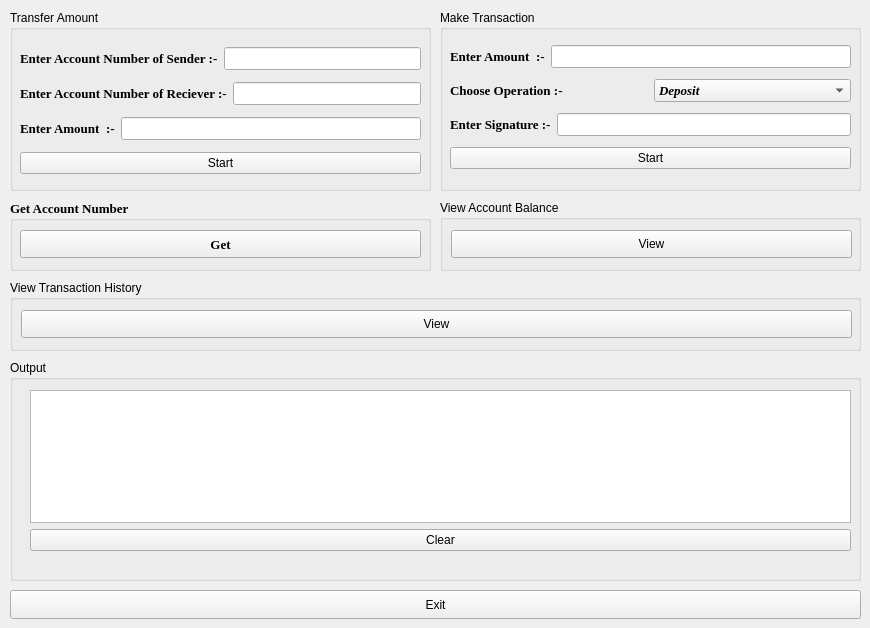
    <widget class="QWidget" name="User">
     <attribute name="title">
      <string>User</string>
     </attribute>
     <widget class="QGroupBox" name="groupBox_7">
      <property name="geometry">
       <rect>
        <x>10</x>
        <y>360</y>
        <width>851</width>
        <height>221</height>
       </rect>
      </property>
      <property name="title">
       <string>Output</string>
      </property>
      <widget class="QWidget" name="layoutWidget_11">
       <property name="geometry">
        <rect>
         <x>20</x>
         <y>30</y>
         <width>821</width>
         <height>161</height>
        </rect>
       </property>
       <layout class="QVBoxLayout" name="verticalLayout_14">
        <item>
         <widget class="QListWidget" name="OutputUser">
          <property name="font">
           <font>
            <family>Times New Roman</family>
            <pointsize>10</pointsize>
            <bold>false</bold>
           </font>
          </property>
          <property name="styleSheet">
           <string notr="true"/>
          </property>
         </widget>
        </item>
        <item>
         <widget class="QPushButton" name="Clear_2">
          <property name="cursor">
           <cursorShape>PointingHandCursor</cursorShape>
          </property>
          <property name="text">
           <string>Clear</string>
          </property>
         </widget>
        </item>
       </layout>
      </widget>
     </widget>
     <widget class="QPushButton" name="ExitButton_3">
      <property name="geometry">
       <rect>
        <x>10</x>
        <y>590</y>
        <width>851</width>
        <height>29</height>
       </rect>
      </property>
      <property name="cursor">
       <cursorShape>PointingHandCursor</cursorShape>
      </property>
      <property name="text">
       <string>Exit</string>
      </property>
     </widget>
     <widget class="QGroupBox" name="groupBox_14">
      <property name="geometry">
       <rect>
        <x>440</x>
        <y>10</y>
        <width>421</width>
        <height>181</height>
       </rect>
      </property>
      <property name="title">
       <string>Make Transaction</string>
      </property>
      <widget class="QWidget" name="layoutWidget">
       <property name="geometry">
        <rect>
         <x>10</x>
         <y>30</y>
         <width>401</width>
         <height>138</height>
        </rect>
       </property>
       <layout class="QVBoxLayout" name="verticalLayout_15">
        <item>
         <layout class="QHBoxLayout" name="horizontalLayout_22">
          <item>
           <widget class="QLabel" name="label_11">
            <property name="font">
             <font>
              <family>Times New Roman</family>
              <pointsize>10</pointsize>
              <italic>false</italic>
              <bold>true</bold>
              <underline>false</underline>
              <strikeout>false</strikeout>
             </font>
            </property>
            <property name="text">
             <string>Enter Amount  :-</string>
            </property>
           </widget>
          </item>
          <item>
           <widget class="QLineEdit" name="Amount_2">
            <property name="font">
             <font>
              <family>Times New Roman</family>
              <pointsize>10</pointsize>
              <bold>false</bold>
             </font>
            </property>
            <property name="styleSheet">
             <string notr="true"/>
            </property>
            <property name="text">
             <string/>
            </property>
           </widget>
          </item>
         </layout>
        </item>
        <item>
         <layout class="QHBoxLayout" name="horizontalLayout_23">
          <item>
           <widget class="QLabel" name="label_23">
            <property name="font">
             <font>
              <family>Times New Roman</family>
              <pointsize>10</pointsize>
              <bold>true</bold>
             </font>
            </property>
            <property name="text">
             <string>Choose Operation :-</string>
            </property>
           </widget>
          </item>
          <item>
           <widget class="QComboBox" name="Operation">
            <property name="font">
             <font>
              <family>Times New Roman</family>
              <pointsize>10</pointsize>
              <italic>true</italic>
              <bold>true</bold>
             </font>
            </property>
            <property name="cursor">
             <cursorShape>PointingHandCursor</cursorShape>
            </property>
            <item>
             <property name="text">
              <string>Deposit</string>
             </property>
            </item>
            <item>
             <property name="text">
              <string>Withdraw</string>
             </property>
            </item>
           </widget>
          </item>
         </layout>
        </item>
        <item>
         <layout class="QHBoxLayout" name="horizontalLayout_29">
          <item>
           <widget class="QLabel" name="label_27">
            <property name="font">
             <font>
              <family>Times New Roman</family>
              <pointsize>10</pointsize>
              <italic>false</italic>
              <bold>true</bold>
              <underline>false</underline>
              <strikeout>false</strikeout>
             </font>
            </property>
            <property name="text">
             <string>Enter Signature :-</string>
            </property>
           </widget>
          </item>
          <item>
           <widget class="QLineEdit" name="Signature">
            <property name="font">
             <font>
              <family>Times New Roman</family>
              <pointsize>10</pointsize>
              <bold>false</bold>
             </font>
            </property>
            <property name="styleSheet">
             <string notr="true"/>
            </property>
            <property name="text">
             <string/>
            </property>
           </widget>
          </item>
         </layout>
        </item>
        <item>
         <widget class="QPushButton" name="StartButton_2">
          <property name="cursor">
           <cursorShape>PointingHandCursor</cursorShape>
          </property>
          <property name="styleSheet">
           <string notr="true"/>
          </property>
          <property name="text">
           <string>Start</string>
          </property>
         </widget>
        </item>
       </layout>
      </widget>
     </widget>
     <widget class="QGroupBox" name="groupBox_16">
      <property name="geometry">
       <rect>
        <x>440</x>
        <y>200</y>
        <width>421</width>
        <height>71</height>
       </rect>
      </property>
      <property name="title">
       <string>View Account Balance</string>
      </property>
      <widget class="QPushButton" name="ViewButton_4">
       <property name="geometry">
        <rect>
         <x>11</x>
         <y>30</y>
         <width>401</width>
         <height>28</height>
        </rect>
       </property>
       <property name="cursor">
        <cursorShape>PointingHandCursor</cursorShape>
       </property>
       <property name="text">
        <string>View</string>
       </property>
      </widget>
     </widget>
     <widget class="QGroupBox" name="groupBox_15">
      <property name="geometry">
       <rect>
        <x>10</x>
        <y>280</y>
        <width>851</width>
        <height>71</height>
       </rect>
      </property>
      <property name="title">
       <string>View Transaction History</string>
      </property>
      <widget class="QPushButton" name="ViewButton_5">
       <property name="geometry">
        <rect>
         <x>11</x>
         <y>30</y>
         <width>831</width>
         <height>28</height>
        </rect>
       </property>
       <property name="cursor">
        <cursorShape>PointingHandCursor</cursorShape>
       </property>
       <property name="text">
        <string>View</string>
       </property>
      </widget>
     </widget>
     <widget class="QGroupBox" name="groupBox_18">
      <property name="geometry">
       <rect>
        <x>10</x>
        <y>10</y>
        <width>421</width>
        <height>181</height>
       </rect>
      </property>
      <property name="title">
       <string>Transfer Amount</string>
      </property>
      <widget class="QWidget" name="layoutWidget_10">
       <property name="geometry">
        <rect>
         <x>10</x>
         <y>31</y>
         <width>401</width>
         <height>141</height>
        </rect>
       </property>
       <layout class="QVBoxLayout" name="verticalLayout_16">
        <item>
         <layout class="QHBoxLayout" name="horizontalLayout_28">
          <item>
           <widget class="QLabel" name="label_29">
            <property name="font">
             <font>
              <family>Times New Roman</family>
              <pointsize>10</pointsize>
              <italic>false</italic>
              <bold>true</bold>
              <underline>false</underline>
              <strikeout>false</strikeout>
             </font>
            </property>
            <property name="text">
             <string>Enter Account Number of Sender :-</string>
            </property>
           </widget>
          </item>
          <item>
           <widget class="QLineEdit" name="AccountNumberTx">
            <property name="font">
             <font>
              <family>Times New Roman</family>
              <pointsize>10</pointsize>
              <bold>false</bold>
             </font>
            </property>
            <property name="styleSheet">
             <string notr="true"/>
            </property>
            <property name="text">
             <string/>
            </property>
           </widget>
          </item>
         </layout>
        </item>
        <item>
         <layout class="QHBoxLayout" name="horizontalLayout_30">
          <item>
           <widget class="QLabel" name="label_32">
            <property name="font">
             <font>
              <family>Times New Roman</family>
              <pointsize>10</pointsize>
              <italic>false</italic>
              <bold>true</bold>
              <underline>false</underline>
              <strikeout>false</strikeout>
             </font>
            </property>
            <property name="text">
             <string>Enter Account Number of Reciever :-</string>
            </property>
           </widget>
          </item>
          <item>
           <widget class="QLineEdit" name="AccountNumberRx">
            <property name="font">
             <font>
              <family>Times New Roman</family>
              <pointsize>10</pointsize>
              <bold>false</bold>
             </font>
            </property>
            <property name="styleSheet">
             <string notr="true"/>
            </property>
            <property name="text">
             <string/>
            </property>
           </widget>
          </item>
         </layout>
        </item>
        <item>
         <layout class="QHBoxLayout" name="horizontalLayout_19">
          <item>
           <widget class="QLabel" name="label_30">
            <property name="font">
             <font>
              <family>Times New Roman</family>
              <pointsize>10</pointsize>
              <bold>true</bold>
             </font>
            </property>
            <property name="text">
             <string>Enter Amount  :-</string>
            </property>
           </widget>
          </item>
          <item>
           <widget class="QLineEdit" name="Amount">
            <property name="font">
             <font>
              <family>Times New Roman</family>
              <pointsize>10</pointsize>
              <bold>false</bold>
             </font>
            </property>
            <property name="styleSheet">
             <string notr="true"/>
            </property>
            <property name="text">
             <string/>
            </property>
           </widget>
          </item>
         </layout>
        </item>
        <item>
         <widget class="QPushButton" name="StartButton">
          <property name="cursor">
           <cursorShape>PointingHandCursor</cursorShape>
          </property>
          <property name="styleSheet">
           <string notr="true"/>
          </property>
          <property name="text">
           <string>Start</string>
          </property>
         </widget>
        </item>
       </layout>
      </widget>
     </widget>
     <widget class="QGroupBox" name="groupBox_6">
      <property name="geometry">
       <rect>
        <x>10</x>
        <y>200</y>
        <width>421</width>
        <height>71</height>
       </rect>
      </property>
      <property name="font">
       <font>
        <family>Times New Roman</family>
        <pointsize>10</pointsize>
        <bold>true</bold>
       </font>
      </property>
      <property name="title">
       <string>Get Account Number</string>
      </property>
      <widget class="QPushButton" name="GetButton_2">
       <property name="geometry">
        <rect>
         <x>10</x>
         <y>30</y>
         <width>401</width>
         <height>28</height>
        </rect>
       </property>
       <property name="cursor">
        <cursorShape>PointingHandCursor</cursorShape>
       </property>
       <property name="text">
        <string>Get</string>
       </property>
      </widget>
     </widget>
    </widget>
